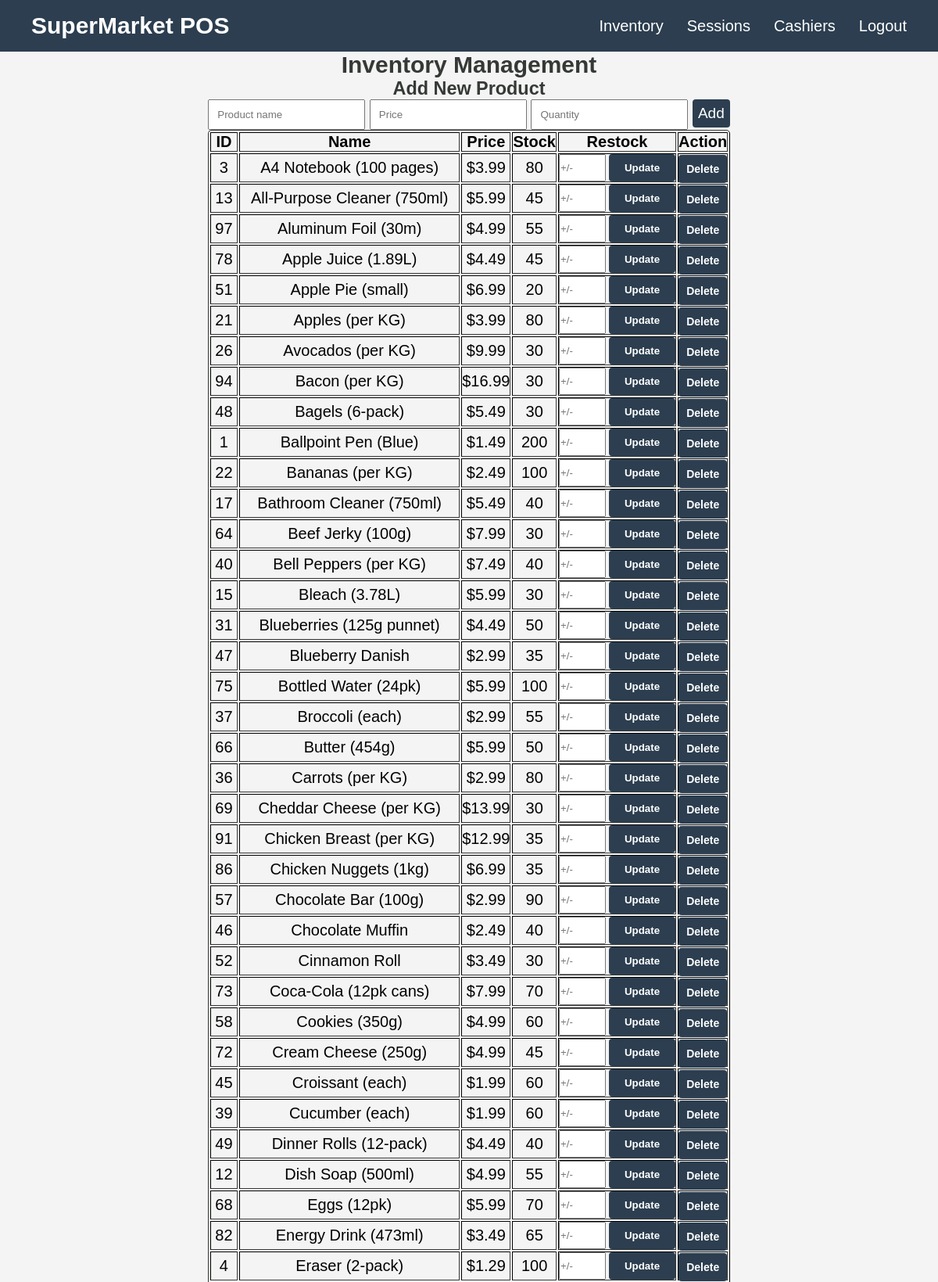
The page /admin/inventory.php (signed in, upper part) on the database its author committed.
### tables this page shows
CREATE TABLE IF NOT EXISTS products (
    id INT AUTO_INCREMENT PRIMARY KEY,
    name VARCHAR(100) NOT NULL,
    price DECIMAL(10,2) NOT NULL,
    quantity INT NOT NULL DEFAULT 0
);

### admin/inventory.php (the view, shortened to what this page needs)
<?php
require_once '../includes/auth.php';
include '../includes/header.php';
$products = $conn->query("SELECT * FROM products ORDER BY name");
?>
<div>
<h2 class="heading">Inventory Management</h2>
</div>
<div><form method="post" class="inline-form">
    <h3 class="heading">Add New Product</h3>
    <input class="input" type="text" name="name" placeholder="Product name" required>
    <input class="input" type="number" step="0.01" name="price" placeholder="Price" required>
    <input class="input" type="number" name="quantity" placeholder="Quantity" required>
    <button type="submit" name="add_product" class="add-btn">Add</button>
</form>
</div>
<div>
<table class="table" border="1">
    <tr>
        <th>ID</th><th>Name</th><th>Price</th><th>Stock</th><th>Restock</th><th>Action</th>
    </tr>
    <?php while ($p = $products->fetch_assoc()): ?>
    <tr>
        <td><?= $p['id'] ?></td>
        <td><?= htmlspecialchars($p['name']) ?></td>
        <td>$<?= number_format($p['price'], 2, '.', '') ?></td>
        <td><?= $p['quantity'] ?></td>
        <td>
            <form method="post" style="display:flex; gap:4px;">
                <input type="number" name="change" placeholder="+/-" required style="width:60px;">
                <button type="submit" class="btn">Update</button>
            </form>
        </td>
        <td><a href="?delete=<?= $p['id'] ?>" class="btn-danger" onclick="return confirm('Delete?')">Delete</a></td>
    </tr>
    <?php endwhile; ?>
</table>
    </div>
<?php include '../includes/footer.php'; ?>

### includes/header.php (shortened to what this page needs)
<!DOCTYPE html>
<html lang="en">
<head>
    <link rel="stylesheet" href="../assets/css/style.css">
</head>
<body>
<nav class="navbar">
    <div class="nav-brand">SuperMarket POS</div>
    <ul class="nav-links">
        <?php if (isset($_SESSION['user_id'])): ?>
            <?php if ($_SESSION['role'] === 'admin'): ?>
                <li><a href="../admin/inventory.php">Inventory</a></li>
                <li><a href="../admin/sessions.php">Sessions</a></li>
                <li><a href="../admin/cashiers.php">Cashiers</a></li>
            <?php else: ?>
                <li><a href="../cashier/dashboard.php">POS</a></li>
            <?php endif; ?>
            <li><a href="../logout.php">Logout</a></li>
        <?php endif; ?>
    </ul>
</nav>
<div class="container">

### includes/footer.php (shortened to what this page needs)
</div>
</body>
</html>

### assets/css/style.css (style rules this page uses)
* { box-sizing: border-box; margin: 0; padding: 0; }
html { font-size: 20px; }
body { font-family: Arial, font sans-serif; background: #f4f4f4; }
.navbar { background: #2c3e50; color: white; display: flex; justify-content: space-between; align-items: center; padding: 0.8rem 2rem; }
.nav-brand { font-size: 1.5rem; font-weight: bold; }
.nav-links { list-style: none; display: flex; gap: 1.5rem; }
.nav-links a { color: white; text-decoration: none; }
.container { display:flex; flex-direction: column; text-align: center; justify-content: center; align-items: center; }
.btn { background: #2c3e50; color: white; border: none; padding: 0.5rem 1rem; cursor: pointer; border-radius: 4px; font-weight:bold; }
.heading, .logout-text { color:#353935 }
table { border-color: #353935; border-radius: 5px; max-width: 800px; }
.input { padding: 10px; }
.btn-danger { background: #2c3e50; color: white; border: none; padding: 10px; border-radius:4px; cursor:pointer; text-decoration: none; font-size: 14px; font-weight: bold; }
.add-btn { background: #2c3e50; color: white; border: none; padding: 7px; border-radius:4px; cursor:pointer; text-decoration: none; font-size: 19px; }

### rows shown on the page
products: id "3", name "A4 Notebook (100 pages)", price "3.99", quantity "80"
products: id "13", name "All-Purpose Cleaner (750ml)", price "5.99", quantity "45"
products: id "97", name "Aluminum Foil (30m)", price "4.99", quantity "55"
products: id "78", name "Apple Juice (1.89L)", price "4.49", quantity "45"
products: id "51", name "Apple Pie (small)", price "6.99", quantity "20"
products: id "21", name "Apples (per KG)", price "3.99", quantity "80"
products: id "26", name "Avocados (per KG)", price "9.99", quantity "30"
products: id "94", name "Bacon (per KG)", price "16.99", quantity "30"
products: id "48", name "Bagels (6-pack)", price "5.49", quantity "30"
products: id "1", name "Ballpoint Pen (Blue)", price "1.49", quantity "200"
products: id "22", name "Bananas (per KG)", price "2.49", quantity "100"
products: id "17", name "Bathroom Cleaner (750ml)", price "5.49", quantity "40"
products: id "64", name "Beef Jerky (100g)", price "7.99", quantity "30"
products: id "40", name "Bell Peppers (per KG)", price "7.49", quantity "40"
products: id "15", name "Bleach (3.78L)", price "5.99", quantity "30"
products: id "31", name "Blueberries (125g punnet)", price "4.49", quantity "50"
products: id "47", name "Blueberry Danish", price "2.99", quantity "35"
products: id "75", name "Bottled Water (24pk)", price "5.99", quantity "100"
products: id "37", name "Broccoli (each)", price "2.99", quantity "55"
products: id "66", name "Butter (454g)", price "5.99", quantity "50"
products: id "36", name "Carrots (per KG)", price "2.99", quantity "80"
products: id "69", name "Cheddar Cheese (per KG)", price "13.99", quantity "30"
products: id "91", name "Chicken Breast (per KG)", price "12.99", quantity "35"
products: id "86", name "Chicken Nuggets (1kg)", price "6.99", quantity "35"
products: id "57", name "Chocolate Bar (100g)", price "2.99", quantity "90"
products: id "46", name "Chocolate Muffin", price "2.49", quantity "40"
products: id "52", name "Cinnamon Roll", price "3.49", quantity "30"
products: id "73", name "Coca-Cola (12pk cans)", price "7.99", quantity "70"
products: id "58", name "Cookies (350g)", price "4.99", quantity "60"
products: id "72", name "Cream Cheese (250g)", price "4.99", quantity "45"
products: id "45", name "Croissant (each)", price "1.99", quantity "60"
products: id "39", name "Cucumber (each)", price "1.99", quantity "60"
products: id "49", name "Dinner Rolls (12-pack)", price "4.49", quantity "40"
products: id "12", name "Dish Soap (500ml)", price "4.99", quantity "55"
products: id "68", name "Eggs (12pk)", price "5.99", quantity "70"
products: id "82", name "Energy Drink (473ml)", price "3.49", quantity "65"
products: id "4", name "Eraser (2-pack)", price "1.29", quantity "100"
